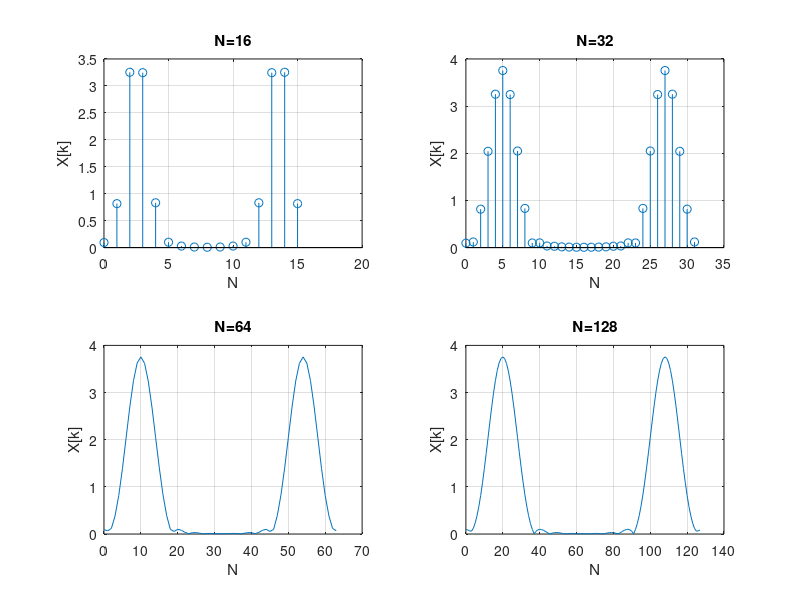

This figure's MATLAB source: (Note: this script raises an error after producing the figure.)
n=0:50;
w=0:0.01:2*pi;
N0 = 1;
L=16;
fs=64;
f0=10;
H= hann(L); %Calling  Hanning function 
wn=zeros(1,51); 
for k=1:L
    wn(k)=H(k);
end         %Matching the required length
pn=cos((2*pi*f0*n)/fs);
xn= pn .* wn;

Y1=fft(xn,16);
Y2=fft(xn,32);
Y3=fft(xn,64);
Y4=fft(xn,128);

n1=0:15;
n2=0:31;
n3=0:63;
n4=0:127;

figure;

%-------------------------N=16---------------------------------
subplot(2,2,1);
stem(n1,abs(Y1));
title("N=16");
xlabel("N");
ylabel("X[k]");
grid on;

%-------------------------N=32---------------------------------
subplot(2,2,2);
stem(n2,abs(Y2));
title("N=32");
xlabel("N");
ylabel("X[k]");
grid on;

%-------------------------N=64---------------------------------
subplot(2,2,3);
plot(n3,abs(Y3));
title("N=64");
xlabel("N");
ylabel("X[k]");
grid on;

%-------------------------N=128---------------------------------
subplot(2,2,4);
plot(n4,abs(Y4));
title("N=128");
xlabel("N");
ylabel("X[k]");
grid on;
sgtitle("FFT");